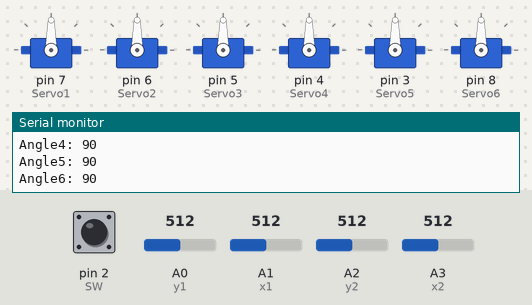
A program run on a simulated Arduino Uno, built with avr-gcc and run on an emulated ATmega328P. Parts: 6 × servo, the last lines printed to the serial monitor. The inputs (shaded band) are chosen by the test bench; at power-on: A0 (y1) = 512, A1 (x1) = 512, A2 (y2) = 512, pin 2 (SW) HIGH, A3 (x2) = 512.

Above: at 1.2 s.
1.3 s: A0 (y1) set to 574
2.8 s: A0 (y1) set to 588
At 3.2 s:
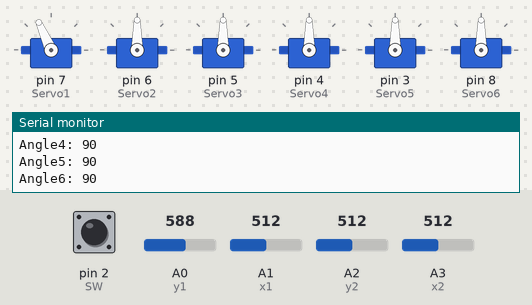
At 5.4 s:
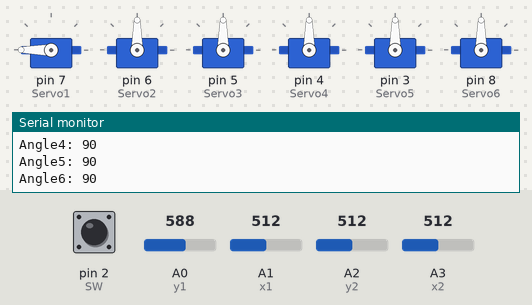
5.8 s: A1 (x1) set to 448
7.3 s: A1 (x1) set to 432
At 8.23 s:
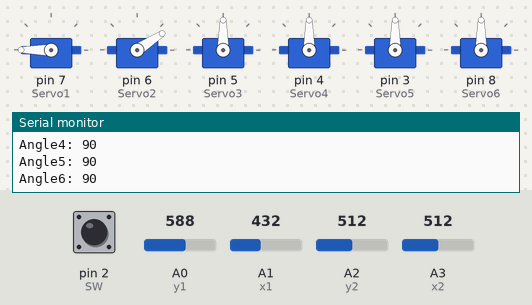
At 9.7 s:
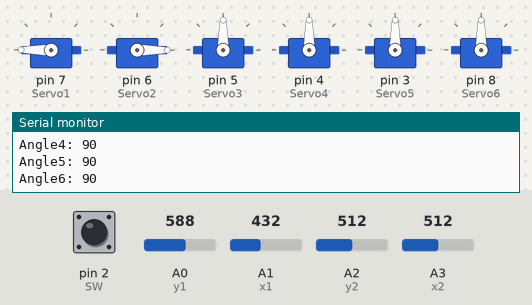
10.3 s: A2 (y2) set to 459
11.8 s: A2 (y2) set to 424
Timing chart, 0 to 14.8 s (numbered marks = the images above; inputs shaded):
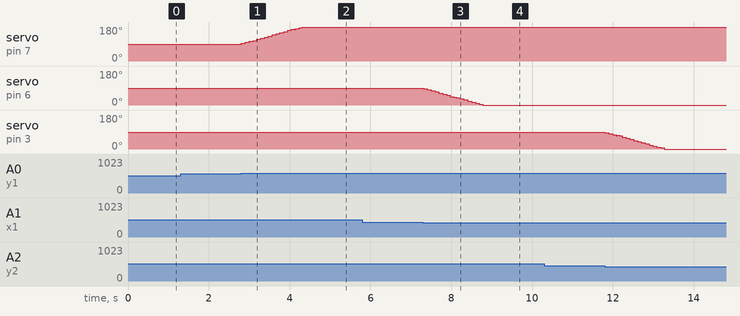

The program:

main.cpp
```cpp
#include <Servo.h>
#include <Arduino.h>

#define Servo1 7
#define Servo2 6
#define Servo3 5
#define Servo4 4
#define Servo5 3
#define Servo6 8

#define SW 2
#define y1 A0
#define y2 A2
#define x1 A1
#define x2 A3

Servo myServo1, myServo2, myServo3, myServo4, myServo5, myServo6;

unsigned long lastSerialTime = 0;

int targetAngle1 = 90;
int targetAngle2 = 90;
int targetAngle3 = 90;
int targetAngle4 = 90;
int targetAngle5 = 90;
int targetAngle6 = 90;

int currentAngle1 = targetAngle1;
int currentAngle2 = targetAngle2;
int currentAngle3 = targetAngle3;
int currentAngle4 = targetAngle4;
int currentAngle5 = targetAngle5;
int currentAngle6 = targetAngle6;

const int smoothStep = 3;
const int smoothDelay = 15;

int maxAngle(int angle) {
  if (angle < 0) return 0;
  if (angle > 180) return 180;
  return angle;
}


int increment(int val) {
  int center = 511;
  int deadzone = 70;

  if (val > center + deadzone) {
    if (val > center + 350) {
      return 2;
    } else {
      return 1;
    }
  }

  if (val < center - deadzone) {
    if (val < center - 350) {
      return -2;
    } else {
      return -1;
    }
  }

  return 0;
}


void smoothMove(Servo &servo, int &current, int target) {
  if (current < target)
    current += smoothStep;
  else if (current > target)
    current -= smoothStep;
  servo.write(current);
}

void setup() {
  pinMode(SW, INPUT);

  myServo1.attach(Servo1);
  myServo2.attach(Servo2);
  myServo3.attach(Servo3);
  myServo4.attach(Servo4);
  myServo5.attach(Servo5);
  myServo6.attach(Servo6);

  Serial.begin(9600);
}

void loop() {
  int xVal1 = analogRead(x1);
  int yVal1 = analogRead(y1);
  int xVal2 = analogRead(x2);
  int yVal2 = analogRead(y2);
  int sw = digitalRead(SW);

  unsigned long now = millis();
  if (now - lastSerialTime >= 1000) {
    lastSerialTime = now;
    Serial.print("SW: "); Serial.print(sw);
    Serial.print(" X1: "); Serial.print(xVal1);
    Serial.print(" Y1: "); Serial.print(yVal1);
    Serial.print(" X2: "); Serial.print(xVal2);
    Serial.print(" Y2: "); Serial.println(yVal2);
    Serial.print("Angle1: "); Serial.println(targetAngle1);
    Serial.print("Angle2: "); Serial.println(targetAngle2);
    Serial.print("Angle3: "); Serial.println(targetAngle3);
    Serial.print("Angle4: "); Serial.println(targetAngle4);
    Serial.print("Angle5: "); Serial.println(targetAngle5);
    Serial.print("Angle6: "); Serial.println(targetAngle6);
  }

  int inc1 = increment(yVal1);
  int inc2 = increment(xVal1);
  targetAngle1 = maxAngle(targetAngle1 + inc1);
  targetAngle2 = maxAngle(targetAngle2 + inc2);


  int inc3 = increment(yVal2);
  int inc4 = increment(xVal2);

  if (sw == 0) {

    targetAngle3 = maxAngle(targetAngle3 + inc3);
    targetAngle4 = maxAngle(targetAngle4 + inc4);

  } else {

    targetAngle5 = maxAngle(targetAngle5 + inc3);
    targetAngle6 = maxAngle(targetAngle6 + inc4);

  }
  smoothMove(myServo1, currentAngle1, targetAngle1);
  smoothMove(myServo2, currentAngle2, targetAngle2);
  smoothMove(myServo3, currentAngle3, targetAngle3);
  smoothMove(myServo4, currentAngle4, targetAngle4);
  smoothMove(myServo5, currentAngle5, targetAngle5);
  smoothMove(myServo6, currentAngle6, targetAngle6);

  delay(smoothDelay);
}
```

Measured:
- the behaviour switches between 581 and 582 on A0 (y1) (found by bisection; images 0 and 1)
- the behaviour switches between 441 and 440 on A1 (x1) (found by bisection; images 2 and 3)
- after the input at 2.8 s, servo on pin 7 (Servo1): 90° → 93° at once, → 99° 0.09 s later, → 105° 0.10 s later, → 108° 0.10 s later, … (18 changes in this stretch)
- after the input at 7.3 s, servo on pin 6 (Servo2): moves from 90° to 0° over 1.5 s, starting at once
